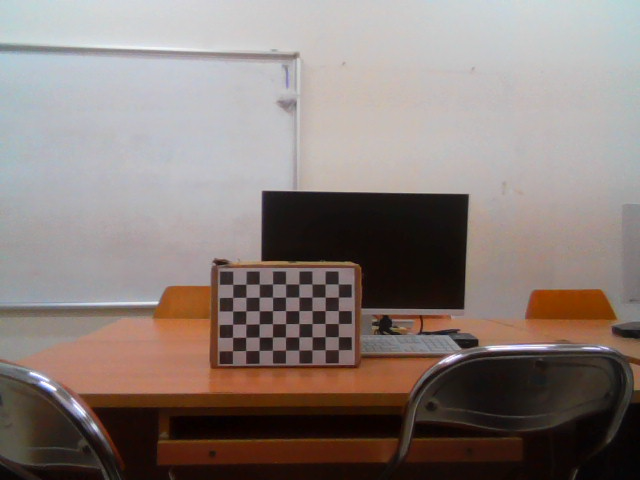
#> input picture standalone_tests/precision_landing_prototype/calib_images/calib_00.png, 640 x 480 px; its folder holds 4 pictures in this run
$ python calibrate_camera.py
#> lines starting #> are read from the running program, lines starting #| are printed output that depends on the picture
import cv2
import numpy as np
import glob

CHESSBOARD_SIZE = (9, 6)
SQUARE_SIZE_MM = 29.0

criteria = (cv2.TERM_CRITERIA_EPS + cv2.TERM_CRITERIA_MAX_ITER, 100, 0.0001)

objp = np.zeros((CHESSBOARD_SIZE[0] * CHESSBOARD_SIZE[1], 3), np.float32)
objp[:, :2] = np.mgrid[0:CHESSBOARD_SIZE[0], 0:CHESSBOARD_SIZE[1]].T.reshape(-1, 2)
objp *= SQUARE_SIZE_MM

all_objpoints = []
all_imgpoints = []
valid_filenames = []

images = glob.glob("calib_images/*.png")
print(f"Found {len(images)} images")

img_shape = None

for fname in images:
    img = cv2.imread(fname)
#> img is the input picture: shape (480, 640, 3); mean B, G, R 120.5, 124.9, 136.7
    gray = cv2.cvtColor(img, cv2.COLOR_BGR2GRAY)
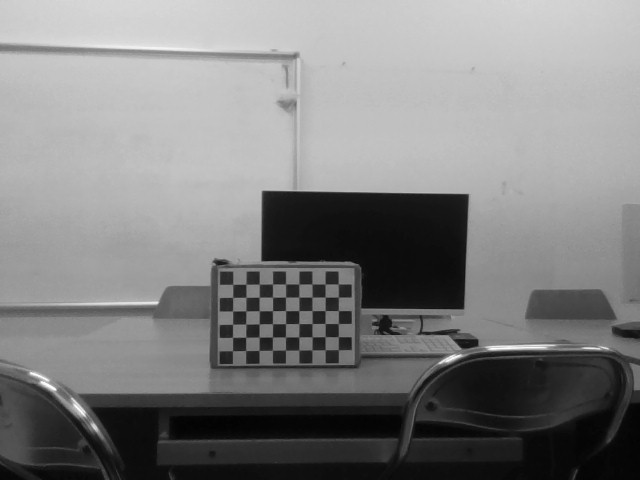
#> gray: shape (480, 640); min 2, max 255, mean 127.9
    img_shape = gray.shape[::-1]
#> img_shape = (640, 480)

    ret, corners = cv2.findChessboardCornersSB(gray, CHESSBOARD_SIZE, None)
#> ret = True; corners = 54 rows, first 8: [338.3, 349.7], [325.2, 349.7], [312.1, 349.8], [298.9, 349.9], [285.5, 350.1], [272.5, 350.1], [259.1, 350.3], [245.8, 350.5]

    if ret:
        all_objpoints.append(objp)
        all_imgpoints.append(corners)
        valid_filenames.append(fname)
        print(f"{fname}: chessboard found")
    else:
        print(f"{fname}: NOT found, skipped")
#> pass 2 of the loop `for fname in images:`:
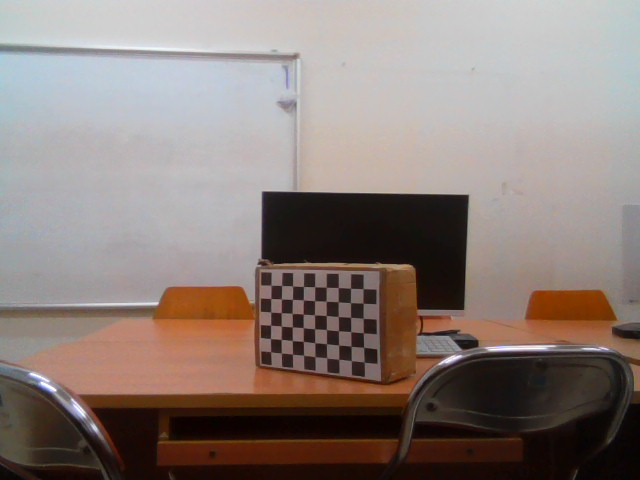
#> input picture standalone_tests/precision_landing_prototype/calib_images/calib_01.png, 640 x 480 px
#> img is the input picture: shape (480, 640, 3); mean B, G, R 120.8, 126, 139
#> `gray = cv2.cvtColor(img, cv2.COLOR_BGR2GRAY)`:
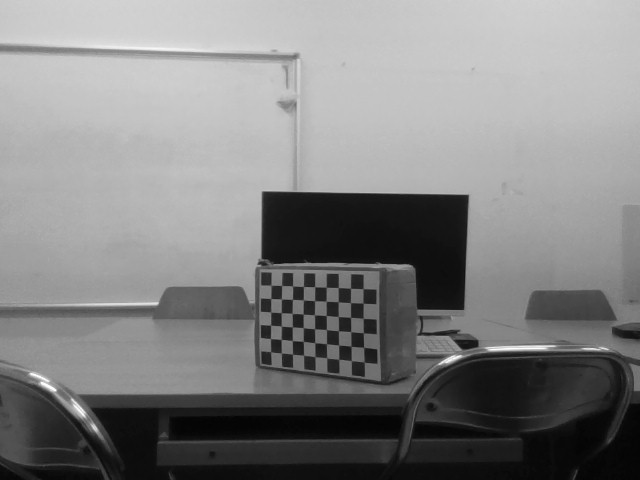
#> gray: shape (480, 640); min 2, max 255, mean 129.3
#> corners = 54 rows, first 8: [364.2, 362], [351.4, 360.5], [338.9, 359.2], [326.8, 357.8], [315.1, 356.5], [303.7, 355.2], [292.6, 354.1], [281.5, 352.8]
#> pass 3 of the loop `for fname in images:`:
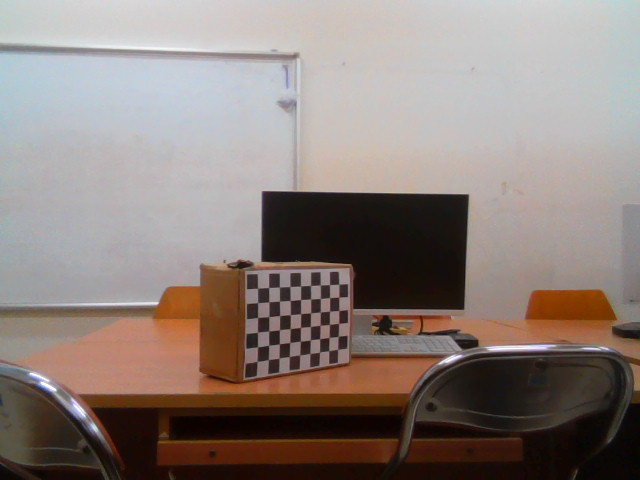
#> input picture standalone_tests/precision_landing_prototype/calib_images/calib_02.png, 640 x 480 px
#> img is the input picture: shape (480, 640, 3); mean B, G, R 121.8, 127.3, 139.8
#> `gray = cv2.cvtColor(img, cv2.COLOR_BGR2GRAY)`:
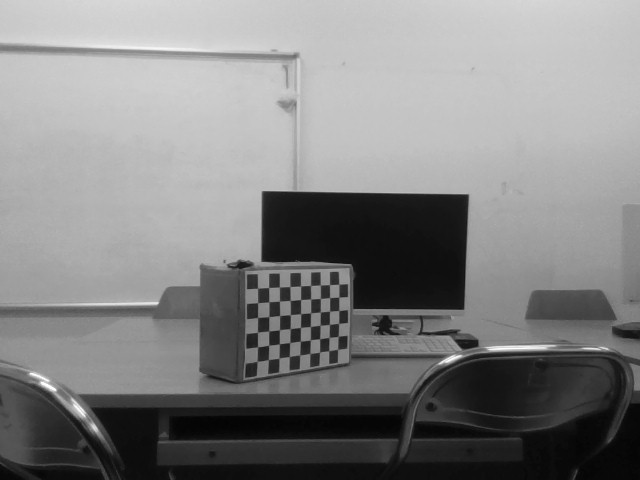
#> gray: shape (480, 640); min 3, max 254, mean 130.4
#> corners = 54 rows, first 8: [338.1, 349.2], [328.9, 350.6], [319.7, 352], [310.1, 353.4], [299.9, 354.9], [289.5, 356.3], [279.1, 358], [268.4, 359.7]
#> the loop made 4 passes; the first 3 are shown

if len(all_objpoints) < 10:
    print("WARNING: fewer than 10 valid images.")

# --- First pass calibration ---
ret, camera_matrix, dist_coeffs, rvecs, tvecs = cv2.calibrateCamera(
    all_objpoints, all_imgpoints, img_shape, None, None
)
print(f"\nFirst pass reprojection error: {ret:.4f}")

# --- Compute per-image error, remove worst outliers ---
per_image_errors = []
for i in range(len(all_objpoints)):
    imgpoints2, _ = cv2.projectPoints(all_objpoints[i], rvecs[i], tvecs[i], camera_matrix, dist_coeffs)
    imgpoints1 = all_imgpoints[i].reshape(-1, 2).astype(np.float32)
    imgpoints2 = imgpoints2.reshape(-1, 2).astype(np.float32)
    error = cv2.norm(imgpoints1, imgpoints2, cv2.NORM_L2) / len(imgpoints2)
    per_image_errors.append(error)
    print(f"  {valid_filenames[i]}: error={error:.4f}")

mean_error = np.mean(per_image_errors)
keep_objpoints = []
keep_imgpoints = []
removed = 0
for i, err in enumerate(per_image_errors):
    if err <= 1.5 * mean_error:
        keep_objpoints.append(all_objpoints[i])
        keep_imgpoints.append(all_imgpoints[i])
    else:
        print(f"  Removing outlier: {valid_filenames[i]} (error={err:.4f})")
        removed += 1

print(f"\nRemoved {removed} outlier images. Recalibrating with {len(keep_objpoints)} images...")

# --- Second pass calibration (cleaned data) ---
ret2, camera_matrix2, dist_coeffs2, rvecs2, tvecs2 = cv2.calibrateCamera(
    keep_objpoints, keep_imgpoints, img_shape, None, None
)

print(f"\n--- Final Calibration Result ---")
print(f"Reprojection error: {ret2:.4f}")
print("Camera matrix:\n", camera_matrix2)
print("Distortion coefficients:\n", dist_coeffs2)

np.savez("camera_calibration.npz",
         camera_matrix=camera_matrix2,
         dist_coeffs=dist_coeffs2)
print("\nSaved to camera_calibration.npz")
